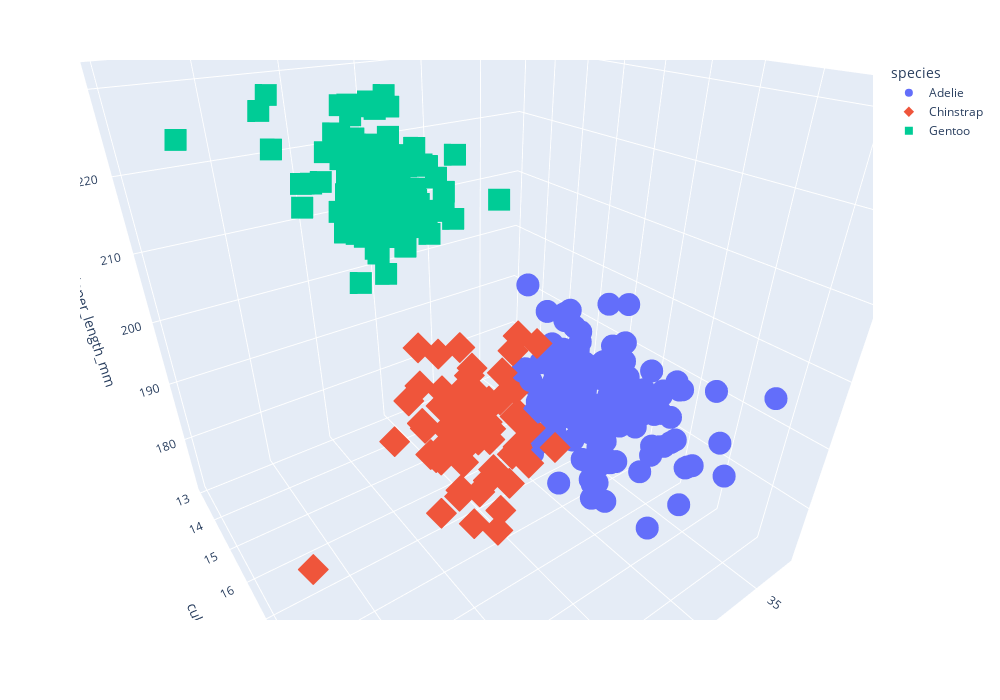

Notebook cell for this chart:
### Code cell
fig = px.scatter_3d(
    df,
    x="culmen_length_mm",
    y="culmen_depth_mm",
    z="flipper_length_mm",
    width=1000,
    height=700,
    color="species",
    symbol="species"
)
fig.show()

### Figure 1 — Plotly figure (JSON) as saved in the notebook; plotly's stock layout.template omitted (floating-point values rounded to 4 significant figures; data arrays with more than 128 entries replaced by an {"elided": "..."} marker saying what was removed)
{"data": [{"hovertemplate": "species=Adelie<br>culmen_length_mm=%{x}<br>culmen_depth_mm=%{y}<br>flipper_length_mm=%{z}<extra></extra>", "legendgroup": "Adelie", "marker": {"color": "#636efa", "symbol": "circle"}, "mode": "markers", "name": "Adelie", "scene": "scene", "showlegend": true, "type": "scatter3d", "x": {"elided": "146 float values"}, "y": {"elided": "146 float values"}, "z": {"elided": "146 int values"}}, {"hovertemplate": "species=Chinstrap<br>culmen_length_mm=%{x}<br>culmen_depth_mm=%{y}<br>flipper_length_mm=%{z}<extra></extra>", "legendgroup": "Chinstrap", "marker": {"color": "#EF553B", "symbol": "diamond"}, "mode": "markers", "name": "Chinstrap", "scene": "scene", "showlegend": true, "type": "scatter3d", "x": [46.5, 50, 51.3, 45.4, 52.7, 45.2, 46.1, 51.3, 46, 51.3, 46.6, 51.7, 47, 52, 45.9, 50.5, 50.3, 58, 46.4, 49.2, 42.4, 48.5, 43.2, 50.6, 46.7, 52, 50.5, 49.5, 46.4, 52.8, 40.9, 54.2, 42.5, 51, 49.7, 47.5, 47.6, 52, 46.9, 53.5, 49, 46.2, 50.9, 45.5, 50.9, 50.8, 50.1, 49, 51.5, 49.8, 48.1, 51.4, 45.7, 50.7, 42.5, 52.2, 45.2, 49.3, 50.2, 45.6, 51.9, 46.8, 45.7, 55.8, 43.5, 49.6, 50.8, 50.2], "y": [17.9, 19.5, 19.2, 18.7, 19.8, 17.8, 18.2, 18.2, 18.9, 19.9, 17.8, 20.3, 17.3, 18.1, 17.1, 19.6, 20, 17.8, 18.6, 18.2, 17.3, 17.5, 16.6, 19.4, 17.9, 19, 18.4, 19, 17.8, 20, 16.6, 20.8, 16.7, 18.8, 18.6, 16.8, 18.3, 20.7, 16.6, 19.9, 19.5, 17.5, 19.1, 17, 17.9, 18.5, 17.9, 19.6, 18.7, 17.3, 16.4, 19, 17.3, 19.7, 17.3, 18.8, 16.6, 19.9, 18.8, 19.4, 19.5, 16.5, 17, 19.8, 18.1, 18.2, 19, 18.7], "z": [192, 196, 193, 188, 197, 198, 178, 197, 195, 198, 193, 194, 185, 201, 190, 201, 197, 181, 190, 195, 181, 191, 187, 193, 195, 197, 200, 200, 191, 205, 187, 201, 187, 203, 195, 199, 195, 210, 192, 205, 210, 187, 196, 196, 196, 201, 190, 212, 187, 198, 199, 201, 193, 203, 187, 197, 191, 203, 202, 194, 206, 189, 195, 207, 202, 193, 210, 198]}, {"hovertemplate": "species=Gentoo<br>culmen_length_mm=%{x}<br>culmen_depth_mm=%{y}<br>flipper_length_mm=%{z}<extra></extra>", "legendgroup": "Gentoo", "marker": {"color": "#00cc96", "symbol": "square"}, "mode": "markers", "name": "Gentoo", "scene": "scene", "showlegend": true, "type": "scatter3d", "x": [46.1, 50, 48.7, 50, 47.6, 46.5, 45.4, 46.7, 43.3, 46.8, 40.9, 49, 45.5, 48.4, 45.8, 49.3, 42, 49.2, 46.2, 48.7, 50.2, 45.1, 46.5, 46.3, 42.9, 46.1, 47.8, 48.2, 50, 47.3, 42.8, 45.1, 59.6, 49.1, 48.4, 42.6, 44.4, 44, 48.7, 42.7, 49.6, 45.3, 49.6, 50.5, 43.6, 45.5, 50.5, 44.9, 45.2, 46.6, 48.5, 45.1, 50.1, 46.5, 45, 43.8, 45.5, 43.2, 50.4, 45.3, 46.2, 45.7, 54.3, 45.8, 49.8, 49.5, 43.5, 50.7, 47.7, 46.4, 48.2, 46.5, 46.4, 48.6, 47.5, 51.1, 45.2, 45.2, 49.1, 52.5, 47.4, 50, 44.9, 50.8, 43.4, 51.3, 47.5, 52.1, 47.5, 52.2, 45.5, 49.5, 44.5, 50.8, 49.4, 46.9, 48.4, 51.1, 48.5, 55.9, 47.2, 49.1, 46.8, 41.7, 53.4, 43.3, 48.1, 50.5, 49.8, 43.5, 51.5, 46.2, 55.1, 44.5, 48.8, 47.2, 46.8, 50.4, 45.2, 49.9], "y": [13.2, 16.3, 14.1, 15.2, 14.5, 13.5, 14.6, 15.3, 13.4, 15.4, 13.7, 16.1, 13.7, 14.6, 14.6, 15.7, 13.5, 15.2, 14.5, 15.1, 14.3, 14.5, 14.5, 15.8, 13.1, 15.1, 15, 14.3, 15.3, 15.3, 14.2, 14.5, 17, 14.8, 16.3, 13.7, 17.3, 13.6, 15.7, 13.7, 16, 13.7, 15, 15.9, 13.9, 13.9, 15.9, 13.3, 15.8, 14.2, 14.1, 14.4, 15, 14.4, 15.4, 13.9, 15, 14.5, 15.3, 13.8, 14.9, 13.9, 15.7, 14.2, 16.8, 16.2, 14.2, 15, 15, 15.6, 15.6, 14.8, 15, 16, 14.2, 16.3, 13.8, 16.4, 14.5, 15.6, 14.6, 15.9, 13.8, 17.3, 14.4, 14.2, 14, 17, 15, 17.1, 14.5, 16.1, 14.7, 15.7, 15.8, 14.6, 14.4, 16.5, 15, 17, 15.5, 15, 16.1, 14.7, 15.8, 14, 15.1, 15.2, 15.9, 15.2, 16.3, 14.1, 16, 15.7, 16.2, 13.7, 14.3, 15.7, 14.8, 16.1], "z": [211, 230, 210, 218, 215, 210, 211, 219, 209, 215, 214, 216, 214, 213, 210, 217, 210, 221, 209, 222, 218, 215, 213, 215, 215, 215, 215, 210, 220, 222, 209, 207, 230, 220, 220, 213, 219, 208, 208, 208, 225, 210, 216, 222, 217, 210, 225, 213, 215, 210, 220, 210, 225, 217, 220, 208, 220, 208, 224, 208, 221, 214, 231, 219, 230, 229, 220, 223, 216, 221, 221, 217, 216, 230, 209, 220, 215, 223, 212, 221, 212, 224, 212, 228, 218, 218, 212, 230, 218, 228, 212, 224, 214, 226, 216, 222, 203, 225, 219, 228, 215, 228, 215, 210, 219, 208, 209, 216, 229, 213, 230, 217, 230, 217, 222, 214, 215, 222, 212, 213]}], "layout": {"height": 700, "legend": {"title": {"text": "species"}, "tracegroupgap": 0}, "margin": {"t": 60}, "scene": {"aspectmode": "auto", "aspectratio": {"x": 1, "y": 1, "z": 1}, "camera": {"center": {"x": 0, "y": 0, "z": 0}, "eye": {"x": 0.6765, "y": 0.9422, "z": 0.6803}, "projection": {"type": "perspective"}, "up": {"x": 0, "y": 0, "z": 1}}, "domain": {"x": [0, 1], "y": [0, 1]}, "xaxis": {"title": {"text": "culmen_length_mm"}, "type": "linear"}, "yaxis": {"title": {"text": "culmen_depth_mm"}, "type": "linear"}, "zaxis": {"title": {"text": "flipper_length_mm"}, "type": "linear"}}, "width": 1000}}
